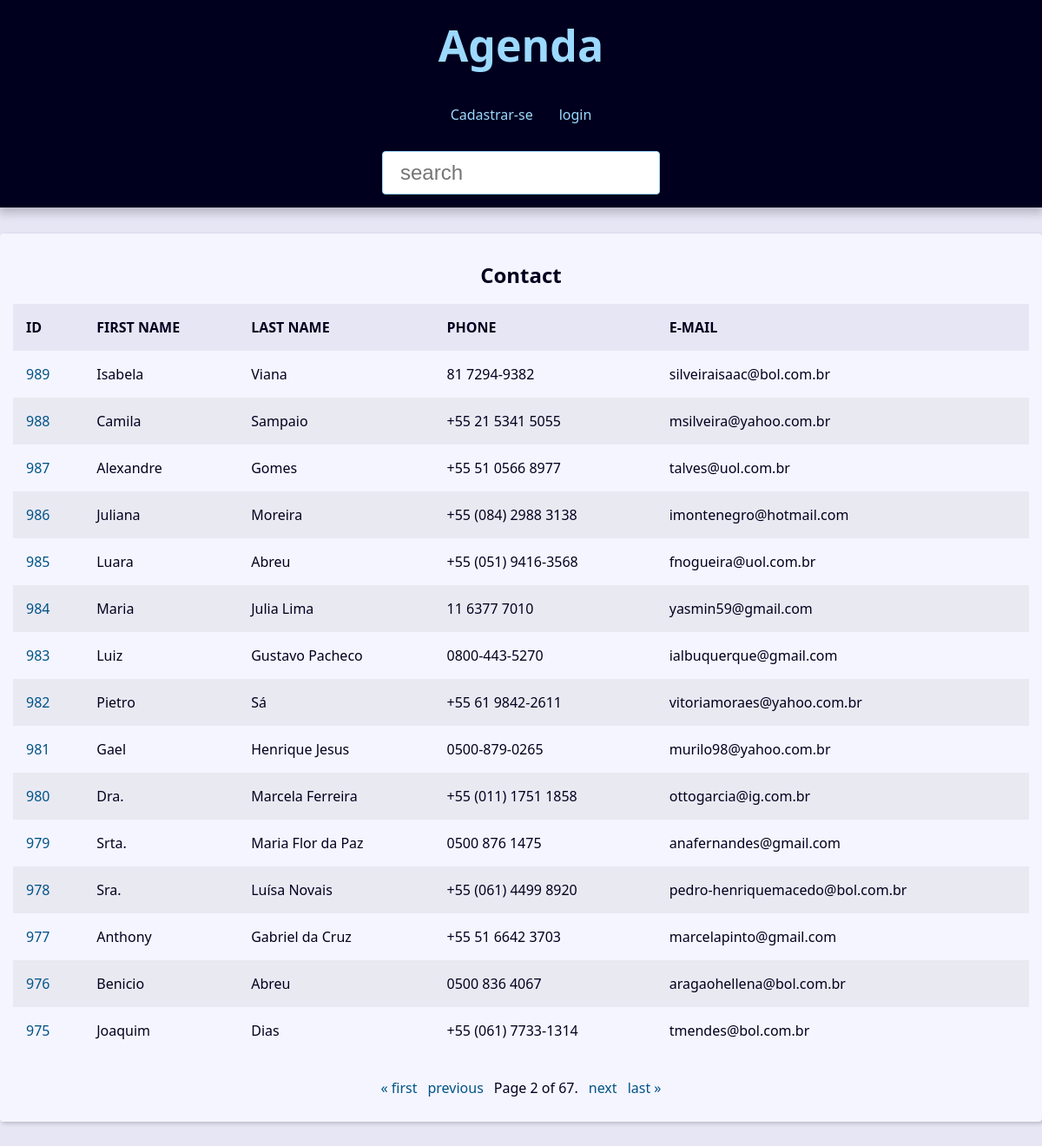
The page /?page=2&q= on the database its author committed.
### contact/models.py (models this page shows, shortened)
class Contact(models.Model):
    first_name = models.CharField(max_length=50)
    last_name = models.CharField(max_length=50)
    phone = models.CharField(max_length=50)
    email = models.EmailField(max_length=254, blank=True)
    created_date = models.DateTimeField(default=timezone.now)
    description = models.TextField(blank=True)
    show = models.BooleanField(default=True)
    picture = models.ImageField(upload_to='pictures/%Y/%M', blank=True)
    category = models.ForeignKey(Category, on_delete=models.SET_NULL,
    blank=True, null=True)
    owner = models.ForeignKey(User, on_delete=models.SET_NULL,
    blank=True, null=True)

### contact/views/contacts_views.py (the view)
# urls.py: path('', contact_views.home, name='home'),
def home(request):
    contacts = Contact.objects.filter(show=True).order_by('-id')
    paginator = Paginator(contacts, 15)
    page_number = request.GET.get("page")
    page_obj = paginator.get_page(page_number)
    context = {
        'page_obj':  page_obj,
        'title': 'home',
    }
    return render(
        request,
        'contacts/home.html',
        context,
)

### contact/templates/contacts/home.html
{% extends "global/index.html" %}
{% block content %}
    {% if page_obj %}
    <div class="responsive-table">
        <table class="contacts-table">
            <caption class="table-caption">Contact</caption>
            <thead>
                <tr class="table-row table-row-header">
                    <th class="table-header">ID</th>
                    <th class="table-header">FIRST NAME</th>
                    <th class="table-header">LAST NAME</th>
                    <th class="table-header">PHONE</th>
                    <th class="table-header">E-MAIL</th>
                </tr>
            </thead>
            <tbody>
                {% for contact in page_obj %}
                <tr class="table-row">
                    <td class="table-cel">
                        <a href="{% url "contact" contact.id %}" class="table-link">
                            {{contact.id}}
                        </a>
                    </td>
                    <td class="table-cel">
                            {{contact.first_name}}
                        </td>
                        <td class="table-cel">
                            {{contact.last_name}}
                        </td>
                        <td class="table-cel">
                            {{contact.phone}}
                        </td>
                        <td class="table-cel">
                            {{contact.email}}
                        </td>
                    </tr>
                {% endfor %}
            </tbody>
        </table>
    </div>
    {% else %}
    <div class="single-contact">
        <h1 class="single-contact-name">
            Contato não encontrado.
        </h1>
    </div>
    {% endif %}
    {% endblock content %}

### contact/static/css/style.css (style rules this page uses)
:root { --spacing: 1.5rem; --link-dark-color: rgb(0, 83, 134); --link-light-color: rgb(156, 217, 255); --clr-white: rgb(245, 245, 255); --clr-black: rgb(0, 0, 30); --clr-light-gray: rgb(230, 230, 245); --clr-dark-shadow-5: rgba(0, 0, 10, 5%); --clr-dark-shadow-10: rgba(0, 0, 10, 10%); --clr-dark-shadow-20: rgba(0, 0, 10, 20%); --clr-light-shadow-5: rgba(200, 200, 255, 5%); --clr-light-shadow-10: rgba(200, 200, 255, 10%); --clr-light-shadow-20: rgba(200, 200, 255, 20%); --main-page-width: 120rem; --table-min-width: 60rem; --biggest-font-size: 5rem; --bigger-font-size: 4rem; --big-font-size: 3.2rem; --medium-font-size: 2.4rem; --small-font-size: 1.6rem; --smaller-font-size: 1.4rem; --smallest-font-size: 1.2rem; --transition-fast: 300ms; --transition-medium: 600ms; --transition-slow: 1s; --default-border-radius: 4px; }
*, *::before, *::after { margin: 0; padding: 0; box-sizing: border-box; }
html { font-size: 62.5%; }
body { font-family: system-ui, -apple-system, BlinkMacSystemFont, 'Segoe UI', Roboto, Oxygen, Ubuntu, Cantarell, 'Open Sans', 'Helvetica Neue', sans-serif; line-height: 1.5; font-size: var(--small-font-size); color: var(--clr-black); -webkit-font-smoothing: antialiased; background: var(--clr-light-gray); }
.responsive-table { width: 100%; overflow-x: auto; }
.contacts-table { width: 100%; min-width: var(--table-min-width); border-collapse: collapse; }
.table-caption { font-size: var(--medium-font-size); font-weight: bold; padding: var(--spacing); }
.table-row { text-align: left; text-overflow: ellipsis; transition: background-color var(--transition-fast) ease-in-out; }
.table-row:nth-of-type(2n) { background: var(--clr-dark-shadow-5); }
.table-row-header { background: var(--clr-light-gray); color: var(--clr-black); }
.table-cel, .table-header { padding: var(--spacing); }
.table-link { color: var(--link-dark-color); transition: color var(--transition-fast) ease-in-out; text-decoration: none; }

### rows shown on the page
Contact: id "989", first_name "Isabela", last_name "Viana", phone "81 7294-9382", email "silveiraisaac@bol.com.br"
Contact: id "988", first_name "Camila", last_name "Sampaio", phone "+55 21 5341 5055", email "msilveira@yahoo.com.br"
Contact: id "987", first_name "Alexandre", last_name "Gomes", phone "+55 51 0566 8977", email "talves@uol.com.br"
Contact: id "986", first_name "Juliana", last_name "Moreira", phone "+55 (084) 2988 3138", email "imontenegro@hotmail.com"
Contact: id "985", first_name "Luara", last_name "Abreu", phone "+55 (051) 9416-3568", email "fnogueira@uol.com.br"
Contact: id "984", first_name "Maria", last_name "Julia Lima", phone "11 6377 7010", email "yasmin59@gmail.com"
Contact: id "983", first_name "Luiz", last_name "Gustavo Pacheco", phone "0800-443-5270", email "ialbuquerque@gmail.com"
Contact: id "982", first_name "Pietro", last_name "Sá", phone "+55 61 9842-2611", email "vitoriamoraes@yahoo.com.br"
Contact: id "981", first_name "Gael", last_name "Henrique Jesus", phone "0500-879-0265", email "murilo98@yahoo.com.br"
Contact: id "980", first_name "Dra.", last_name "Marcela Ferreira", phone "+55 (011) 1751 1858", email "ottogarcia@ig.com.br"
Contact: id "979", first_name "Srta.", last_name "Maria Flor da Paz", phone "0500 876 1475", email "anafernandes@gmail.com"
Contact: id "978", first_name "Sra.", last_name "Luísa Novais", phone "+55 (061) 4499 8920", email "pedro-henriquemacedo@bol.com.br"
Contact: id "977", first_name "Anthony", last_name "Gabriel da Cruz", phone "+55 51 6642 3703", email "marcelapinto@gmail.com"
Contact: id "976", first_name "Benicio", last_name "Abreu", phone "0500 836 4067", email "aragaohellena@bol.com.br"
Contact: id "975", first_name "Joaquim", last_name "Dias", phone "+55 (061) 7733-1314", email "tmendes@bol.com.br"

### other values the page prints
{{ page_obj.number }} "2"
{{ page_obj.paginator.num_pages }} "67"
